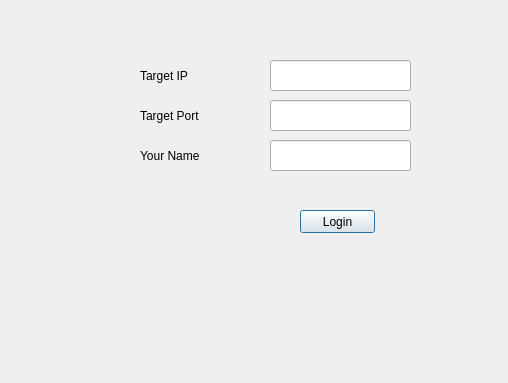
<?xml version="1.0" encoding="UTF-8"?>
<ui version="4.0">
 <class>LoginDialog</class>
 <widget class="QDialog" name="LoginDialog">
  <property name="enabled">
   <bool>true</bool>
  </property>
  <property name="geometry">
   <rect>
    <x>0</x>
    <y>0</y>
    <width>508</width>
    <height>383</height>
   </rect>
  </property>
  <property name="windowTitle">
   <string>Dialog</string>
  </property>
  <widget class="QLineEdit" name="ipLineEdit">
   <property name="geometry">
    <rect>
     <x>270</x>
     <y>60</y>
     <width>141</width>
     <height>31</height>
    </rect>
   </property>
  </widget>
  <widget class="QLineEdit" name="usernameLineEdit">
   <property name="geometry">
    <rect>
     <x>270</x>
     <y>140</y>
     <width>141</width>
     <height>31</height>
    </rect>
   </property>
  </widget>
  <widget class="QLabel" name="label">
   <property name="geometry">
    <rect>
     <x>140</x>
     <y>60</y>
     <width>131</width>
     <height>31</height>
    </rect>
   </property>
   <property name="text">
    <string>Target IP</string>
   </property>
  </widget>
  <widget class="QLabel" name="label_2">
   <property name="geometry">
    <rect>
     <x>140</x>
     <y>140</y>
     <width>121</width>
     <height>31</height>
    </rect>
   </property>
   <property name="text">
    <string>Your Name</string>
   </property>
  </widget>
  <widget class="QPushButton" name="loginButton">
   <property name="geometry">
    <rect>
     <x>300</x>
     <y>210</y>
     <width>75</width>
     <height>23</height>
    </rect>
   </property>
   <property name="text">
    <string>Login</string>
   </property>
  </widget>
  <widget class="QLineEdit" name="portLineEdit">
   <property name="geometry">
    <rect>
     <x>270</x>
     <y>100</y>
     <width>141</width>
     <height>31</height>
    </rect>
   </property>
  </widget>
  <widget class="QLabel" name="label_3">
   <property name="geometry">
    <rect>
     <x>140</x>
     <y>100</y>
     <width>121</width>
     <height>31</height>
    </rect>
   </property>
   <property name="text">
    <string>Target Port</string>
   </property>
  </widget>
 </widget>
 <resources/>
 <connections/>
</ui>
